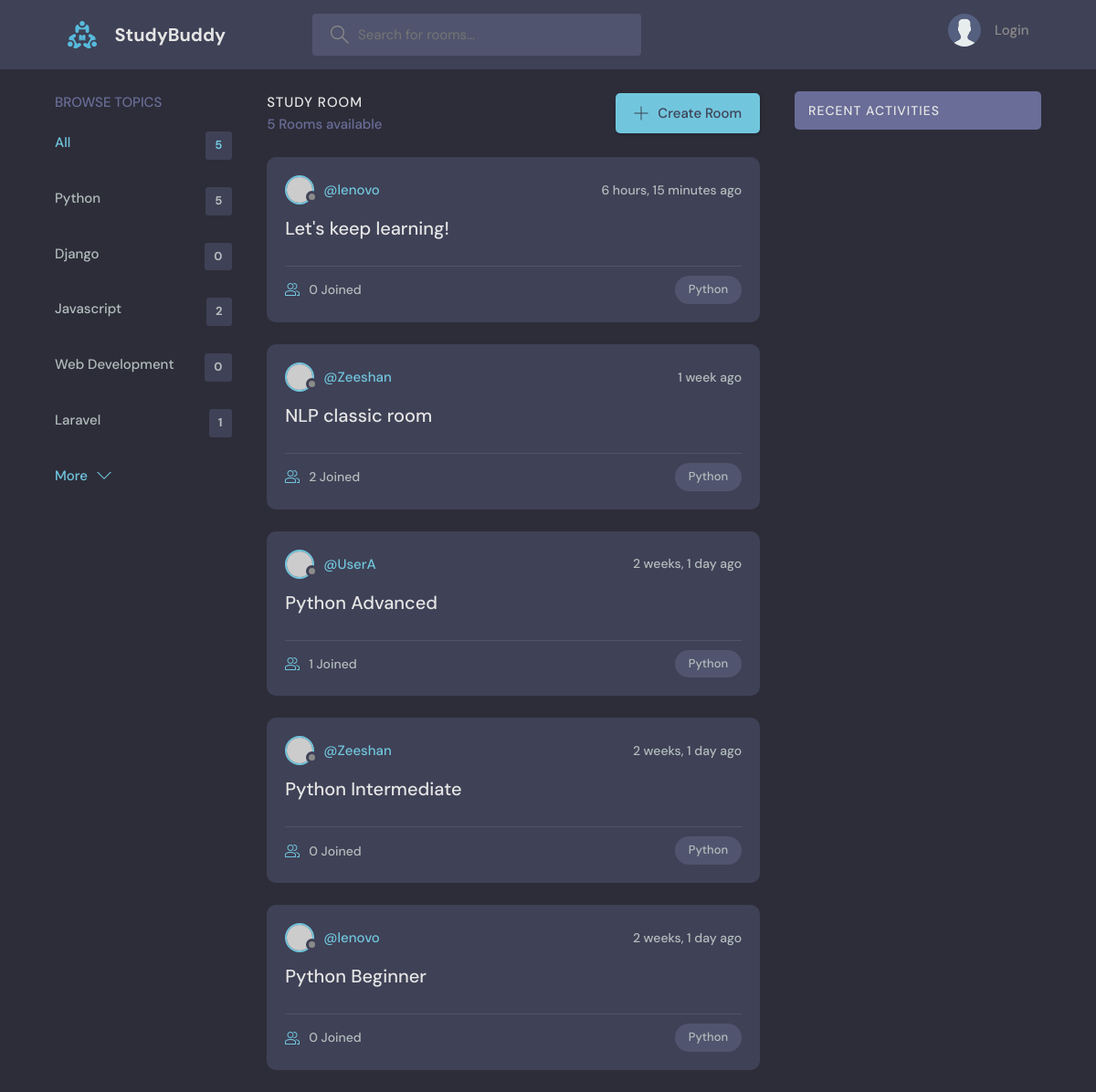
Page /?q=Python on the committed database.
### base/models.py (models this page shows, shortened)
class Topic(models.Model):
    name = models.CharField(max_length=200)

class Room(models.Model):
    host = models.ForeignKey(User, on_delete=models.SET_NULL, null=True)
    topic = models.ForeignKey(Topic, on_delete=models.SET_NULL, null=True)
    name = models.CharField(max_length=200)
    description = models.TextField(null=True, blank=True)
    participants = models.ManyToManyField(User, related_name="participants", blank=True)
    updated = models.DateTimeField(auto_now=True)
    created = models.DateTimeField(auto_now_add=True)
    class Meta:
        ordering = ["-updated", "-created"]

### base/views.py (the view)
# urls.py: path("", views.home, name="home"),
def home(request):
    q = request.GET.get("q") if request.GET.get("q") != None else ""
    rooms = Room.objects.filter(
        Q(topic__name__icontains=q) | Q(name__icontains=q) | Q(description__contains=q)
    )
    topics = Topic.objects.all()
    room_count = rooms.count()
    context = {"rooms": rooms, "topics": topics, "room_count": room_count}
    return render(request, "base/home.html", context)

### base/templates/base/home.html (shortened to what this page needs)
{% extends 'main.html' %}
{% block content %}
<main class="layout layout--3">
  <div class="container">
    {% include 'base/topics_component.html' %}
    <div class="roomList">
      <div class="roomList__header">
        <div>
          <h2>Study Room</h2>
          <p>{{room_count}} Rooms available</p>
        </div>
        <a class="btn btn--main" href="{% url 'create-room' %}">
          <svg version="1.1" xmlns="http://www.w3.org/2000/svg" width="32" height="32" viewBox="0 0 32 32">
            <title>add</title>
            <path
              d="M16.943 0.943h-1.885v14.115h-14.115v1.885h14.115v14.115h1.885v-14.115h14.115v-1.885h-14.115v-14.115z">
            </path>
          </svg>
          Create Room
        </a>
      </div>
      {% include 'base/feed_component.html' %}
    </div>
    {% include 'base/activity_component.html' %}
  </div>
</main>
{% endblock %}

### base/templates/base/topics_component.html
<div class="topics">
    <div class="topics__header">
        <h2>Browse Topics</h2>
    </div>
    <ul class="topics__list">
        <li>
            <a href="{% url 'home' %}" class="active">All <span>{{topics.count}}</span></a>
        </li>
        {% for topic in topics %}
        <li>
            <a href="{% url 'home' %}?q={{topic.name}}">{{topic.name}} <span>{{topic.room_set.all.count}}</span></a>
        </li>
        {% endfor %}
    </ul>
    <a class="btn btn--link" href="topics.html">
        More
        <svg version="1.1" xmlns="http://www.w3.org/2000/svg" width="32" height="32" viewBox="0 0 32 32">
            <title>chevron-down</title>
            <path d="M16 21l-13-13h-3l16 16 16-16h-3l-13 13z"></path>
        </svg>
    </a>
</div>

### base/templates/base/feed_component.html (shortened to what this page needs)
{% for room in rooms %}
<div class="roomListRoom">
    <div class="roomListRoom__header">
        <a href="{% url 'user-profile' room.host.id %}" class="roomListRoom__author">
            <div class="avatar avatar--small">
                <img src="https://randomuser.me/api/portraits/women/11.jpg" />
            </div>
            <span>@{{room.host.username}}</span>
        </a>
        <div class="roomListRoom__actions">
            <span>{{room.created|timesince}} ago</span>
        </div>
    </div>
    <div class="roomListRoom__content">
        <a href="{% url 'room' room.id %}">{{room.name}}</a>
    </div>
    <div class="roomListRoom__meta">
        <a href="{% url 'room' room.id %}" class="roomListRoom__joined">
            {{room.participants.all.count}} Joined
        </a>
        <p class="roomListRoom__topic">{{room.topic.name}}</p>
    </div>
</div>
{% endfor %}

### static/styles/style.css (style rules this page uses)
:root { --color-main: #71c6dd; --color-main-light: #e1f6fb; --color-dark: #3f4156; --color-dark-medium: #51546e; --color-dark-light: #696d97; --color-light: #e5e5e5; --color-gray: #8b8b8b; --color-light-gray: #b2bdbd; --color-bg: #2d2d39; --color-success: #5dd693; --color-error: #fc4b0b; }
* { font-family: "DM Sans", -apple-system, BlinkMacSystemFont, "Segoe UI", Roboto, Oxygen, Ubuntu, Cantarell, "Open Sans", "Helvetica Neue", sans-serif; margin: 0; padding: 0; box-sizing: border-box; text-rendering: optimizeLegibility; font-size: inherit; }
html { font-size: 56.25%; }
@media only screen and (min-width: 1200px) { html { font-size: 62.5%; } }
body { line-height: 1.6; font-weight: 400; font-size: 1.5rem; color: var(--color-light-gray); background-color: var(--color-bg); min-height: 100vh; }
img { width: 100%; }
a { display: inline-block; color: var(--color-main); text-decoration: none; }
.container { max-width: 120rem; width: 90%; margin: auto; }
.btn { background-color: transparent; border: none; display: inline-flex; align-items: center; gap: 1rem; cursor: pointer; transition: all ease-in-out 0.3s; padding: 1rem 2rem; border-radius: 5px; box-shadow: 1px 1px 3px 1px rgba(0, 0, 0, 0.15); font-weight: 500; }
.btn--link { border-radius: 0; padding: 0; color: var(--color-main); box-shadow: none; }
.btn--main { background-color: var(--color-main); color: var(--color-dark); }
.btn > svg { fill: currentColor; width: 1.6rem; height: 1.6rem; }
.avatar { position: relative; display: inline-block; border-radius: 50%; border: 2px solid var(--color-main); }
.avatar img { display: block; border-radius: 50%; object-fit: cover; object-position: center; }
.avatar::after { content: ""; display: block; position: absolute; background-color: var(--color-gray); z-index: 111; border-radius: 50%; border: 0.3rem solid var(--color-dark); }
.avatar.avatar--small img { width: 2.8rem; height: 2.8rem; }
.avatar.avatar--small:after { width: 0.7rem; height: 0.7rem; bottom: 0px; right: -6px; }
.layout { margin-top: 2.4rem; }
.layout > .container { display: flex; justify-content: space-between; align-items: flex-start; }
.layout--3 > .container > div:first-child { flex-basis: 18%; max-width: 22.5rem; }
.layout--3 > .container > div:nth-child(2) { flex-basis: 50%; }
.topics__header { margin-bottom: 2rem; }
.topics__header h2 { text-transform: uppercase; font-weight: 500; color: var(--color-dark-light); }
.topics__list { list-style: none; }
.topics__list li a { display: flex; justify-content: space-between; margin-bottom: 3rem; font-weight: 500; color: var(--color-light-gray); transition: all 0.3s ease-in-out; }
.topics__list li a.active, .topics__list li a:hover { color: var(--color-main); }
.topics__list li a span { padding: 0.5rem 1rem; background-color: var(--color-dark); border-radius: 3px; font-size: 1.3rem; font-weight: 700; letter-spacing: 1px; }
.roomList__header { display: flex; justify-content: space-between; align-items: center; margin-bottom: 2.4rem; }
.roomList__header h2 { text-transform: uppercase; font-weight: 500; color: var(--color-light); letter-spacing: 1px; }
.roomList__header p { font-weight: 500; color: var(--color-dark-light); }
.roomListRoom { margin-bottom: 2.4rem; background-color: var(--color-dark); border-radius: 1rem; padding: 2rem; }
.roomListRoom__header { display: flex; justify-content: space-between; align-items: center; }
.roomListRoom__author { font-weight: 500; display: flex; align-items: center; gap: 1rem; }
.roomListRoom__actions { display: flex; align-items: flex-start; gap: 1rem; position: relative; }
.roomListRoom__actions span { font-size: 1.4rem; font-weight: 500; }
.roomListRoom__content { margin: 1rem 0; }
.roomListRoom__content a { font-size: 2rem; font-weight: 500; margin-bottom: 1.5rem; color: var(--color-light); transition: all 0.3s ease-in-out; }
.roomListRoom__meta { border-top: 1px solid var(--color-dark-medium); padding-top: 1rem; display: flex; align-items: center; justify-content: space-between; }
.roomListRoom__joined { color: var(--color-light-gray); display: flex; align-items: center; gap: 1rem; font-size: 1.4rem; font-weight: 500; }
.roomListRoom__joined svg { fill: var(--color-main); width: 1.6rem; height: 1.6rem; }
.roomListRoom__topic { padding: 5px 1.5rem; background-color: var(--color-dark-medium); border-radius: 5rem; font-weight: 500; font-size: 1.3rem; }

### rows in the picture
Topic: name "Python", room_set.all.count "5"
Topic: name "Django", room_set.all.count "0"
Topic: name "Javascript", room_set.all.count "2"
Topic: name "Web Development", room_set.all.count "0"
Topic: name "Laravel", room_set.all.count "1"
Room: host.username "lenovo", created "6 hours, 15 minutes", name "Let's keep learning!", participants.all.count "0", topic.name "Python"
Room: host.username "Zeeshan", created "1 week", name "NLP classic room", participants.all.count "2", topic.name "Python"
Room: host.username "UserA", created "2 weeks, 1 day", name "Python Advanced", participants.all.count "1", topic.name "Python"
Room: host.username "Zeeshan", created "2 weeks, 1 day", name "Python Intermediate", participants.all.count "0", topic.name "Python"
Room: host.username "lenovo", created "2 weeks, 1 day", name "Python Beginner", participants.all.count "0", topic.name "Python"

### other values in the picture
{{ topics.count }} "5"
{{ room_count }} "5"
